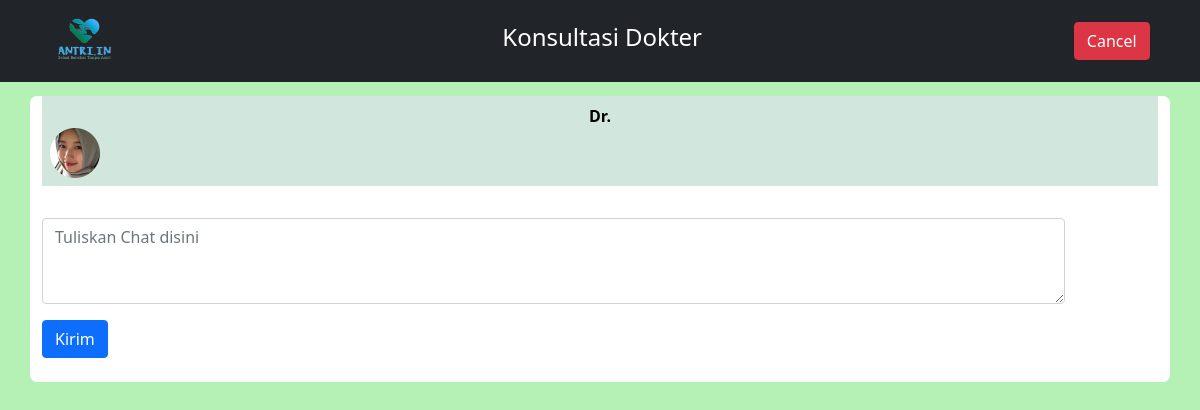
/views/pengguna/chatKonsultasi.php?id_dok_akun=6131049003 (signed in), run on an earlier commit of the app's database.
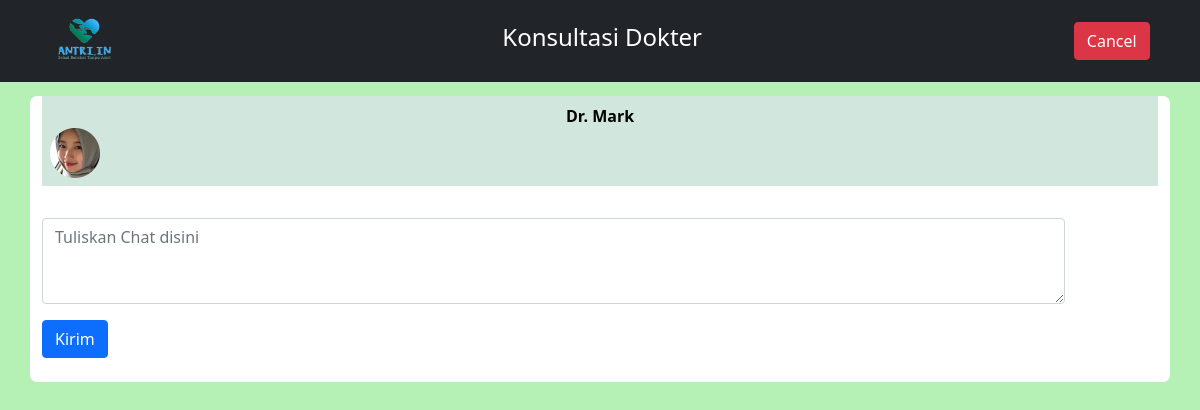
And on a later commit of the database.
### tables this page shows
CREATE TABLE `list_dokter` (
  `id_dokter` bigint(20) NOT NULL,
  `nama_dokter` varchar(50) NOT NULL,
  `spesialis` varchar(30) NOT NULL,
  `no_telepon` varchar(25) NOT NULL,
  `id_akun_dok` bigint(20) DEFAULT NULL
);

### controllers/select_data.php (called while the page is built, shortened)
<?php
require_once 'db_connnect.php';
function data_view($query, $id_data){
    global $conn;
    $statementt = mysqli_prepare($conn, $query);
    mysqli_stmt_bind_param($statementt, 'i', $id_data);
    mysqli_stmt_execute($statementt);
    $reslt = mysqli_stmt_get_result($statementt);
    $getData = mysqli_fetch_assoc($reslt);
    return $getData;
}

### views/pengguna/chatKonsultasi.php (the view, shortened to what this page needs)
<?php require_once '../../controllers/select_data.php';
$id_dok_akun = $_GET['id_dok_akun'];
$dok_data = data_view("SELECT * FROM list_dokter WHERE id_akun_dok = ?", $id_dok_akun);
?>
<!doctype html>
<html lang="en">
<head>
    <link href="https://cdn.jsdelivr.net/npm/bootstrap@5.0.0-beta3/dist/css/bootstrap.min.css" rel="stylesheet">
</head>
<body style="background-color: rgb(181, 240, 181);">
    <div class="d-flex justify-content-between">
        <nav class="navbar navbar-expand-lg navbar-dark bg-dark fixed-top">
            <div class="container">
                <a class="navbar-brand" href="">
                    <img src="../../storages/gambar/logo.png" width="60" alt="">
                </a>
                <div class="collapse navbar-collapse" id="navbarSupportedContent">
                    <ul class="navbar-nav mx-auto">
                        <li class="nav-item active">
                            <a class="nav-link active" aria-current="page" href="">
                                <h4>Konsultasi Dokter</h4>
                            </a>
                        </li>
                    </ul>
                </div>
                <a href="reservasi.php?id_dok_rsv=<?= $dok_data['id_dokter'] ?>" type="button" class="btn btn-danger">Cancel</a>
        </nav>
    </div>
    <br><br><br><br>
    <div class="container" style="background-color: rgb(255, 255, 255); border-radius: 7px;">
        <table class="table table-dark table-borderless">
            <thead>
                <tr class="table-success">
                    <th scope="col" colspan="4">
                        <center>
                            Dr. <?= $dok_data['nama_dokter'] ?>
                        </center>
                        <img src="../../storages/gambar/wanita.png" alt="Avatar" style="width:50px;height:50px">
                    </th>
                </tr>
            </thead>
        </table>
        <div class="row">
            <form action="../../controllers/add_data.php" method="POST">
                <div class="col-md-11 mt-3">
                    <textarea class="form-control" id="chatOnlineTextArea" rows="3" name="online_convrst" placeholder="Tuliskan Chat disini"></textarea>
                </div>
                <div class="col-md-1 mt-3">
                    <input type="submit" class="btn btn-primary" value="Kirim" name="add_chat"></input>
                </div>
            </form>
        </div>
        <br>
    </div>
    <br><br><br>
</body>
</html>

What changed in the data, as far as the page shows it:
now on this page (row edited): list_dokter: nama_dokter "Mark"
